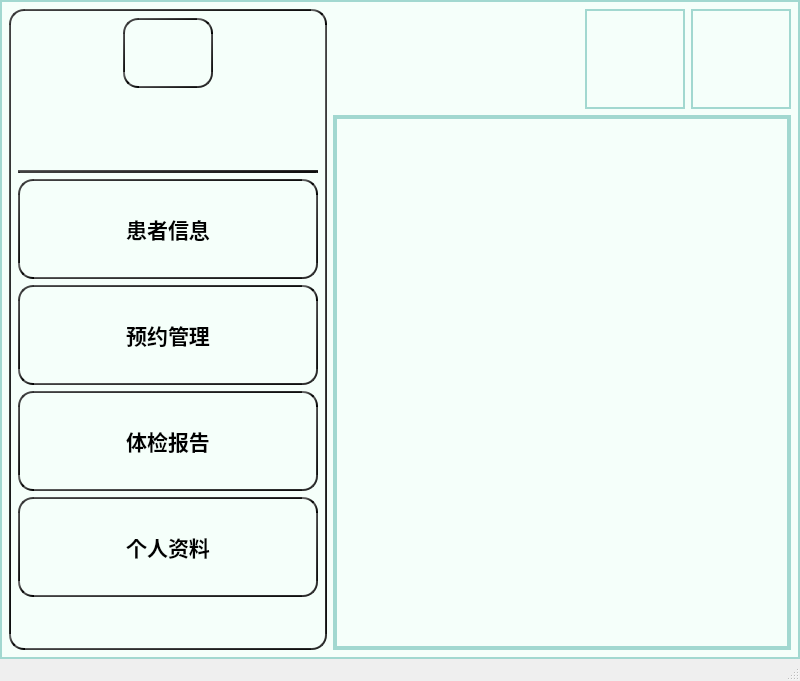
<?xml version="1.0" encoding="UTF-8"?>
<ui version="4.0">
 <class>Nurse</class>
 <widget class="QMainWindow" name="Nurse">
  <property name="geometry">
   <rect>
    <x>0</x>
    <y>0</y>
    <width>800</width>
    <height>681</height>
   </rect>
  </property>
  <property name="windowTitle">
   <string>MainWindow</string>
  </property>
  <widget class="QWidget" name="centralwidget">
   <property name="styleSheet">
    <string notr="true">background-color: #F5FFFA; /* Mint Cream */
border: 2px solid #A2D8D0; /* Lighter Sea Green */
</string>
   </property>
   <layout class="QGridLayout" name="gridLayout">
    <item row="0" column="0">
     <layout class="QHBoxLayout" name="horizontalLayout_4">
      <item>
       <widget class="QWidget" name="widget" native="true">
        <property name="styleSheet">
         <string notr="true">border: 2px solid qlineargradient(x1: 0, y1: 0, x2: 1, y2: 1,stop: 0 #696969, stop: 1 #000000);
border-radius: 15px;
padding: 10px;</string>
        </property>
        <layout class="QVBoxLayout" name="verticalLayout_5">
         <item>
          <layout class="QVBoxLayout" name="verticalLayout_3">
           <item>
            <layout class="QHBoxLayout" name="horizontalLayout_2">
             <item>
              <spacer name="horizontalSpacer_2">
               <property name="styleSheet">
                <string/>
               </property>
               <property name="orientation">
                <enum>Qt::Horizontal</enum>
               </property>
               <property name="sizeType">
                <enum>QSizePolicy::Maximum</enum>
               </property>
               <property name="sizeHint" stdset="0">
                <size>
                 <width>40</width>
                 <height>20</height>
                </size>
               </property>
              </spacer>
             </item>
             <item>
              <widget class="QLabel" name="userIconLabel">
               <property name="minimumSize">
                <size>
                 <width>90</width>
                 <height>70</height>
                </size>
               </property>
               <property name="maximumSize">
                <size>
                 <width>90</width>
                 <height>70</height>
                </size>
               </property>
               <property name="styleSheet">
                <string/>
               </property>
               <property name="text">
                <string/>
               </property>
               <property name="textFormat">
                <enum>Qt::AutoText</enum>
               </property>
               <property name="pixmap">
                <pixmap resource="../Resource/icom.qrc">:/defaultAvatar.png</pixmap>
               </property>
               <property name="scaledContents">
                <bool>true</bool>
               </property>
               <property name="alignment">
                <set>Qt::AlignCenter</set>
               </property>
               <property name="margin">
                <number>0</number>
               </property>
               <property name="indent">
                <number>-2</number>
               </property>
              </widget>
             </item>
             <item>
              <spacer name="horizontalSpacer_3">
               <property name="styleSheet">
                <string/>
               </property>
               <property name="orientation">
                <enum>Qt::Horizontal</enum>
               </property>
               <property name="sizeType">
                <enum>QSizePolicy::Maximum</enum>
               </property>
               <property name="sizeHint" stdset="0">
                <size>
                 <width>40</width>
                 <height>20</height>
                </size>
               </property>
              </spacer>
             </item>
            </layout>
           </item>
           <item>
            <layout class="QHBoxLayout" name="horizontalLayout_3">
             <item>
              <spacer name="horizontalSpacer_4">
               <property name="styleSheet">
                <string/>
               </property>
               <property name="orientation">
                <enum>Qt::Horizontal</enum>
               </property>
               <property name="sizeType">
                <enum>QSizePolicy::Maximum</enum>
               </property>
               <property name="sizeHint" stdset="0">
                <size>
                 <width>40</width>
                 <height>20</height>
                </size>
               </property>
              </spacer>
             </item>
             <item>
              <widget class="QLabel" name="usernameLabel">
               <property name="minimumSize">
                <size>
                 <width>150</width>
                 <height>70</height>
                </size>
               </property>
               <property name="maximumSize">
                <size>
                 <width>150</width>
                 <height>70</height>
                </size>
               </property>
               <property name="font">
                <font>
                 <family>Agency FB</family>
                 <pointsize>12</pointsize>
                </font>
               </property>
               <property name="styleSheet">
                <string notr="true">background-color: transparent;
border: none;</string>
               </property>
               <property name="text">
                <string/>
               </property>
              </widget>
             </item>
             <item>
              <spacer name="horizontalSpacer_5">
               <property name="styleSheet">
                <string/>
               </property>
               <property name="orientation">
                <enum>Qt::Horizontal</enum>
               </property>
               <property name="sizeType">
                <enum>QSizePolicy::Maximum</enum>
               </property>
               <property name="sizeHint" stdset="0">
                <size>
                 <width>40</width>
                 <height>20</height>
                </size>
               </property>
              </spacer>
             </item>
            </layout>
           </item>
          </layout>
         </item>
         <item>
          <widget class="QFrame" name="frame">
           <property name="styleSheet">
            <string/>
           </property>
           <property name="frameShape">
            <enum>QFrame::HLine</enum>
           </property>
           <property name="frameShadow">
            <enum>QFrame::Plain</enum>
           </property>
           <property name="lineWidth">
            <number>20</number>
           </property>
          </widget>
         </item>
         <item>
          <layout class="QVBoxLayout" name="verticalLayout_2">
           <item>
            <widget class="QPushButton" name="patientInfoButton">
             <property name="minimumSize">
              <size>
               <width>300</width>
               <height>100</height>
              </size>
             </property>
             <property name="maximumSize">
              <size>
               <width>300</width>
               <height>100</height>
              </size>
             </property>
             <property name="font">
              <font>
               <family>Agency FB</family>
               <pointsize>16</pointsize>
               <weight>75</weight>
               <bold>true</bold>
              </font>
             </property>
             <property name="styleSheet">
              <string notr="true"/>
             </property>
             <property name="text">
              <string>患者信息</string>
             </property>
             <property name="icon">
              <iconset resource="../Resource/icom.qrc">
               <normaloff>:/patientInfo.png</normaloff>:/patientInfo.png</iconset>
             </property>
             <property name="iconSize">
              <size>
               <width>50</width>
               <height>50</height>
              </size>
             </property>
            </widget>
           </item>
           <item>
            <widget class="QPushButton" name="appointmentButton">
             <property name="minimumSize">
              <size>
               <width>300</width>
               <height>100</height>
              </size>
             </property>
             <property name="maximumSize">
              <size>
               <width>300</width>
               <height>100</height>
              </size>
             </property>
             <property name="font">
              <font>
               <family>Agency FB</family>
               <pointsize>16</pointsize>
               <weight>75</weight>
               <bold>true</bold>
              </font>
             </property>
             <property name="styleSheet">
              <string notr="true"/>
             </property>
             <property name="text">
              <string>预约管理</string>
             </property>
             <property name="icon">
              <iconset resource="../Resource/icom.qrc">
               <normaloff>:/healthCheckRecord-doctor.png</normaloff>:/healthCheckRecord-doctor.png</iconset>
             </property>
             <property name="iconSize">
              <size>
               <width>50</width>
               <height>50</height>
              </size>
             </property>
            </widget>
           </item>
           <item>
            <widget class="QPushButton" name="checkupReportButton">
             <property name="minimumSize">
              <size>
               <width>300</width>
               <height>100</height>
              </size>
             </property>
             <property name="maximumSize">
              <size>
               <width>300</width>
               <height>100</height>
              </size>
             </property>
             <property name="font">
              <font>
               <family>Agency FB</family>
               <pointsize>16</pointsize>
               <weight>75</weight>
               <bold>true</bold>
              </font>
             </property>
             <property name="styleSheet">
              <string notr="true"/>
             </property>
             <property name="text">
              <string>体检报告</string>
             </property>
             <property name="icon">
              <iconset resource="../Resource/icom.qrc">
               <normaloff>:/checkupReport-doctor.png</normaloff>:/checkupReport-doctor.png</iconset>
             </property>
             <property name="iconSize">
              <size>
               <width>50</width>
               <height>50</height>
              </size>
             </property>
            </widget>
           </item>
           <item>
            <widget class="QPushButton" name="personalInfoButton">
             <property name="minimumSize">
              <size>
               <width>300</width>
               <height>100</height>
              </size>
             </property>
             <property name="maximumSize">
              <size>
               <width>300</width>
               <height>100</height>
              </size>
             </property>
             <property name="font">
              <font>
               <family>Agency FB</family>
               <pointsize>16</pointsize>
               <weight>75</weight>
               <bold>true</bold>
              </font>
             </property>
             <property name="styleSheet">
              <string/>
             </property>
             <property name="text">
              <string>个人资料</string>
             </property>
             <property name="icon">
              <iconset resource="../Resource/icom.qrc">
               <normaloff>:/personalInfo.png</normaloff>:/personalInfo.png</iconset>
             </property>
             <property name="iconSize">
              <size>
               <width>50</width>
               <height>50</height>
              </size>
             </property>
            </widget>
           </item>
           <item>
            <spacer name="verticalSpacer">
             <property name="styleSheet">
              <string/>
             </property>
             <property name="orientation">
              <enum>Qt::Vertical</enum>
             </property>
             <property name="sizeHint" stdset="0">
              <size>
               <width>20</width>
               <height>40</height>
              </size>
             </property>
            </spacer>
           </item>
          </layout>
         </item>
        </layout>
       </widget>
      </item>
      <item>
       <layout class="QVBoxLayout" name="verticalLayout_4">
        <item>
         <layout class="QVBoxLayout" name="verticalLayout">
          <item>
           <layout class="QHBoxLayout" name="horizontalLayout">
            <item>
             <spacer name="horizontalSpacer">
              <property name="styleSheet">
               <string/>
              </property>
              <property name="orientation">
               <enum>Qt::Horizontal</enum>
              </property>
              <property name="sizeHint" stdset="0">
               <size>
                <width>40</width>
                <height>20</height>
               </size>
              </property>
             </spacer>
            </item>
            <item>
             <widget class="QPushButton" name="noticeButton">
              <property name="minimumSize">
               <size>
                <width>100</width>
                <height>100</height>
               </size>
              </property>
              <property name="maximumSize">
               <size>
                <width>100</width>
                <height>100</height>
               </size>
              </property>
              <property name="styleSheet">
               <string/>
              </property>
              <property name="text">
               <string/>
              </property>
              <property name="icon">
               <iconset resource="../Resource/icom.qrc">
                <normaloff>:/notice-No.png</normaloff>:/notice-No.png</iconset>
              </property>
              <property name="iconSize">
               <size>
                <width>50</width>
                <height>50</height>
               </size>
              </property>
             </widget>
            </item>
            <item>
             <widget class="QPushButton" name="exitButton">
              <property name="minimumSize">
               <size>
                <width>100</width>
                <height>100</height>
               </size>
              </property>
              <property name="maximumSize">
               <size>
                <width>100</width>
                <height>100</height>
               </size>
              </property>
              <property name="styleSheet">
               <string/>
              </property>
              <property name="text">
               <string/>
              </property>
              <property name="icon">
               <iconset resource="../Resource/icom.qrc">
                <normaloff>:/exit.png</normaloff>:/exit.png</iconset>
              </property>
              <property name="iconSize">
               <size>
                <width>50</width>
                <height>50</height>
               </size>
              </property>
             </widget>
            </item>
           </layout>
          </item>
         </layout>
        </item>
        <item>
         <widget class="QStackedWidget" name="stackedWidget">
          <property name="sizePolicy">
           <sizepolicy hsizetype="Expanding" vsizetype="Expanding">
            <horstretch>0</horstretch>
            <verstretch>0</verstretch>
           </sizepolicy>
          </property>
          <property name="minimumSize">
           <size>
            <width>2</width>
            <height>0</height>
           </size>
          </property>
          <property name="styleSheet">
           <string notr="true"/>
          </property>
          <widget class="QWidget" name="page_3"/>
          <widget class="QWidget" name="page_4"/>
         </widget>
        </item>
       </layout>
      </item>
     </layout>
    </item>
   </layout>
  </widget>
  <widget class="QMenuBar" name="menubar">
   <property name="geometry">
    <rect>
     <x>0</x>
     <y>0</y>
     <width>800</width>
     <height>21</height>
    </rect>
   </property>
  </widget>
  <widget class="QStatusBar" name="statusbar"/>
 </widget>
 <resources>
  <include location="../Resource/icom.qrc"/>
 </resources>
 <connections/>
</ui>
